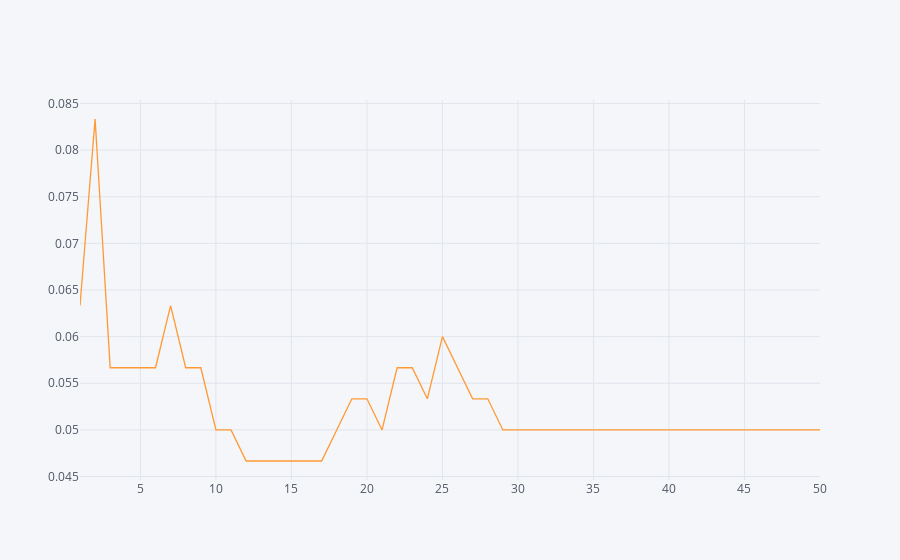

This figure's notebook cell:
### Code cell
error_rate.iplot()

### Figure 1 — Plotly figure (JSON) as saved in the notebook; plotly's stock layout.template omitted (floating-point values rounded to 4 significant figures)
{"data": [{"line": {"color": "rgba(255, 153, 51, 1.0)", "dash": "solid", "shape": "linear", "width": 1.3}, "mode": "lines", "name": "error_rate", "text": "", "type": "scatter", "x": [1, 2, 3, 4, 5, 6, 7, 8, 9, 10, 11, 12, 13, 14, 15, 16, 17, 18, 19, 20, 21, 22, 23, 24, 25, 26, 27, 28, 29, 30, 31, 32, 33, 34, 35, 36, 37, 38, 39, 40, 41, 42, 43, 44, 45, 46, 47, 48, 49, 50], "y": [0.06333, 0.08333, 0.05667, 0.05667, 0.05667, 0.05667, 0.06333, 0.05667, 0.05667, 0.05, 0.05, 0.04667, 0.04667, 0.04667, 0.04667, 0.04667, 0.04667, 0.05, 0.05333, 0.05333, 0.05, 0.05667, 0.05667, 0.05333, 0.06, 0.05667, 0.05333, 0.05333, 0.05, 0.05, 0.05, 0.05, 0.05, 0.05, 0.05, 0.05, 0.05, 0.05, 0.05, 0.05, 0.05, 0.05, 0.05, 0.05, 0.05, 0.05, 0.05, 0.05, 0.05, 0.05]}], "layout": {"legend": {"bgcolor": "#F5F6F9", "font": {"color": "#4D5663"}}, "paper_bgcolor": "#F5F6F9", "plot_bgcolor": "#F5F6F9", "title": {"font": {"color": "#4D5663"}}, "xaxis": {"gridcolor": "#E1E5ED", "showgrid": true, "tickfont": {"color": "#4D5663"}, "title": {"font": {"color": "#4D5663"}, "text": ""}, "zerolinecolor": "#E1E5ED"}, "yaxis": {"gridcolor": "#E1E5ED", "showgrid": true, "tickfont": {"color": "#4D5663"}, "title": {"font": {"color": "#4D5663"}, "text": ""}, "zerolinecolor": "#E1E5ED"}}}
